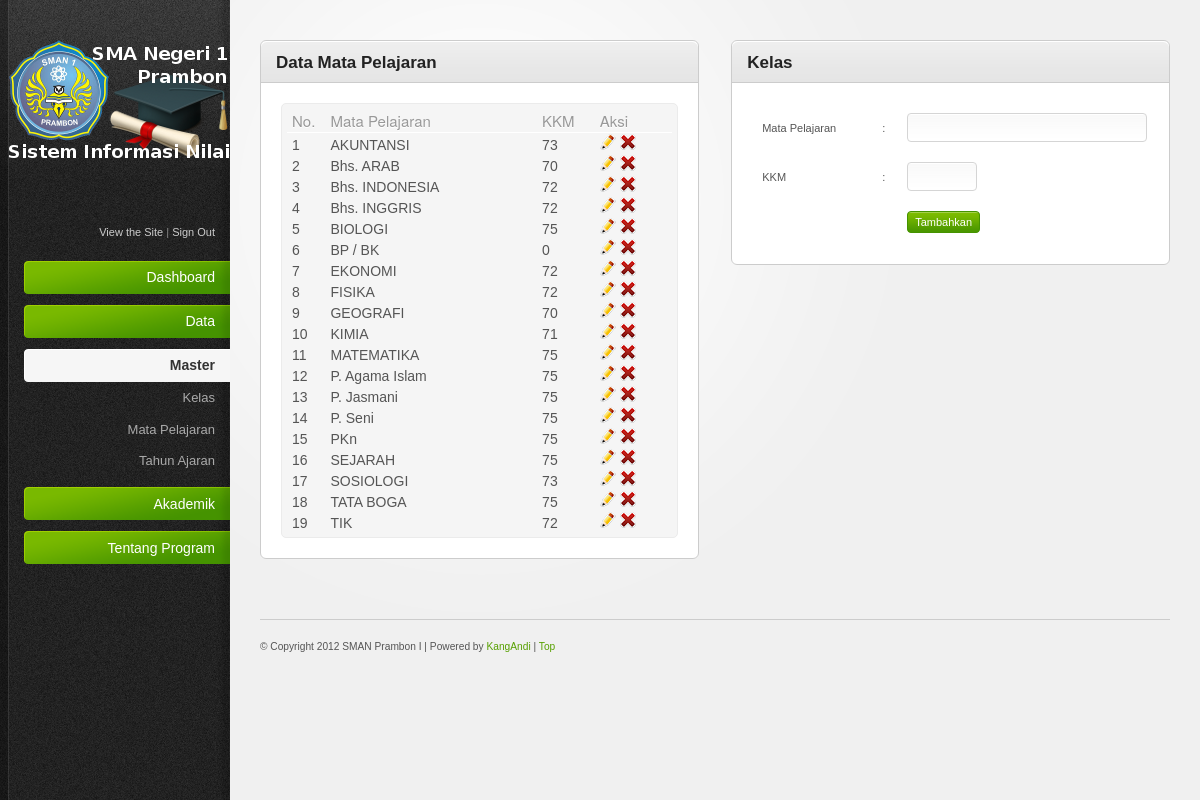
The page /home.php?page=mpelajaran (signed in) on the database its author committed.
### tables this page shows
CREATE TABLE IF NOT EXISTS `r_matapelajaran` (
  `id` int(11) NOT NULL AUTO_INCREMENT,
  `nama` varchar(50) NOT NULL,
  `kkm` int(11) NOT NULL,
  PRIMARY KEY (`id`)
);

### modul/mpelajaran.php (the view, shortened to what this page needs)
 <div class="content-box column-left">
                    <div class="content-box-header">
                        <h3>Data Mata Pelajaran</h3>
                    </div>
                    <div class="content-box-content">
                        <div class="tab-content default-tab">
 <table id="tablemn">
	<thead>
		<th width="10%">No.</th>
		<th width="55%">Mata Pelajaran</th>
		<th width="15%">KKM</th>
		<th width="20%">Aksi</th>
	</thead>
	<tbody>
<?php
$sql=  mysql_query('SELECT * FROM r_matapelajaran ORDER BY nama ASC');
if (mysql_num_rows($sql) == 0){
	echo '<tr><td colspan=4><center><br/><h4>Tidak ada data</h4></center></td></tr>';
	}else{
while ($row = mysql_fetch_assoc($sql)) {
    echo '<tr>
			<td>'.++$no.'</td>
			<td>'.$row['nama'].'</td>
			<td>'.$row['kkm'].'</td>
			<td><a href="home.php?page=mpelajaran&aksi=edit&id='.$row['id'].'" title="Edit"><img src="images/icons/pencil.png" alt="Edit" /></a>
            <a href="home.php?page=mpelajaran&aksi=del&id='.$row['id'].'" onclick="return confirm(\'Apakah kamu yakin ingin menghapus '.$row['nama'].' ?\');" title="Delete"><img src="images/icons/cross.png" alt="Delete" /></a></td></tr>';
}
}
?>
	</tbody>
</table>
                        </div>
                    </div>
                </div>
                <div class="content-box column-right">
                    <div class="content-box-header">
                        <h3>Kelas</h3>
                    </div>
                    <div class="content-box-content">
                        <div class="tab-content default-tab">
            <form action="" id="form" method="post">
				<table>
			<tr valign="top">
			<td width="100">Mata Pelajaran</td>
			<td width="5">: </td>
			<td><input class="text-input large-input" id="large-input" name="nama" type="text" value="<?php echo $mapel;?>"></td>
			</tr>
			<tr valign="top">
			<td width="100">KKM</td>
			<td width="5">: </td>
			<td><input class="text-input small-input" id="small-input" name="kkm" type="text" value="<?php echo $kkm;?>"></td>
			</tr>
			<tr valign="top">
			<td width="75"></td>
			<td width="5"></td>
			<td><?php if (isset($_GET['aksi'])=='edit'){
				echo '<input class="button" type="submit" value="Simpan" name="update" />';
				}else{
				echo '<input class="button" type="submit" value="Tambahkan" name="simpan" />';}
			?></td>
			</tr>
				</table>
			</form>
                        </div>
                    </div>
                </div>

### css/style.css (style rules this page uses)
html { font-size: 100%; height: 100%; margin-bottom: 1px; }
body { font-family: Arial, Helvetica, sans-serif; color: #555; background: #f0f0f0 url('../images/bg-body.gif') top left repeat-y; font-size: 12px; }
h1, h2, h3, h4, h5, h6 { font-family: Helvetica, Arial, sans-serif; color: #222; font-weight: bold; }
h3 { font-size: 17px; padding: 0 0 10px 0; }
a { color: #57a000; text-decoration: none; }
.button { font-family: Verdana, Arial, sans-serif; display: inline-block; background: #459300 url('../images/bg-button-green.gif') top left repeat-x !important; border: 1px solid #459300 !important; padding: 4px 7px 4px 7px !important; color: #fff !important; font-size: 11px !important; cursor: pointer; }
.column-left { width: 48%; float: left; }
.column-right { width: 48%; float: right; }
.content-box { border: 1px solid #ccc; margin: 0 0 20px 0; background: #fff; }
.content-box-header { background: #e5e5e5 url('../images/bg-content-box.gif') top left repeat-x; margin-top: 1px; height: 40px; }
.content-box-header h3 { padding: 12px 15px 10px; float: left; }
.content-box-content { padding: 20px; font-size: 13px; border-top: 1px solid #ccc; }
#form table { width: 100%; border-collapse: collapse; }
#form tbody tr { background: #fff; }
#form table td, #form table th { padding: 10px; line-height: 1.3em; }
form input.text-input, form select, form textarea, form .wysiwyg { padding: 6px; font-size: 13px; background: #fff url('../images/bg-form-field.gif') top left repeat-x; border: 1px solid #d5d5d5; color: #333; }
form .small-input { width: 24% !important; }
form .large-input { width: 97.5% !important; }

### css/invalid.css (style rules this page uses)
.button, #main-content table tfoot td .bulk-actions select, .pagination a.number, form input.text-input, form textarea, form .wysiwyg, form select, .dp-popup { -moz-border-radius: 4px; -webkit-border-radius: 4px; border-radius: 4px; }
.content-box, .content-box-header, ul.content-box-tabs li a.current, .shortcut-button, .notification { -moz-border-radius: 6px; -webkit-border-radius: 6px; border-radius: 6px; }
.content-box-header { -moz-border-radius-bottomleft: 0; -moz-border-radius-bottomright: 0; -webkit-border-bottom-left-radius: 0; -webkit-border-bottom-right-radius: 0; border-bottom-left-radius: 0; border-bottom-right-radius: 0; }

### css/tstyle.css (style rules this page uses)
table { font:11px Verdana,Arial; }
#tablemn { width:100%; background-color: #f5f5f5; padding: 5px; border-radius: 5px; border-radius: 5px; border: 1px solid #ebebeb; }
#tablemn td, #tablemn th { padding: 1px 5px; }
#tablemn thead { font: normal 15px Helvetica Neue,Helvetica,sans-serif; text-shadow: 0 1px 0 white; color: #999; }
#tablemn th { text-align: left; border-bottom: 1px solid #fff; }
#tablemn td { font-size: 14px; }

### rows shown on the page
r_matapelajaran: nama "AKUNTANSI", kkm "73"
r_matapelajaran: nama "Bhs. ARAB", kkm "70"
r_matapelajaran: nama "Bhs. INDONESIA", kkm "72"
r_matapelajaran: nama "Bhs. INGGRIS", kkm "72"
r_matapelajaran: nama "BIOLOGI", kkm "75"
r_matapelajaran: nama "BP / BK", kkm "0"
r_matapelajaran: nama "EKONOMI", kkm "72"
r_matapelajaran: nama "FISIKA", kkm "72"
r_matapelajaran: nama "GEOGRAFI", kkm "70"
r_matapelajaran: nama "KIMIA", kkm "71"
r_matapelajaran: nama "MATEMATIKA", kkm "75"
r_matapelajaran: nama "P. Agama Islam", kkm "75"
r_matapelajaran: nama "P. Jasmani", kkm "75"
r_matapelajaran: nama "P. Seni", kkm "75"
r_matapelajaran: nama "PKn", kkm "75"
r_matapelajaran: nama "SEJARAH", kkm "75"
r_matapelajaran: nama "SOSIOLOGI", kkm "73"
r_matapelajaran: nama "TATA BOGA", kkm "75"
r_matapelajaran: nama "TIK", kkm "72"

### other values the page prints
$nama_sekolah "SMAN Prambon I"
